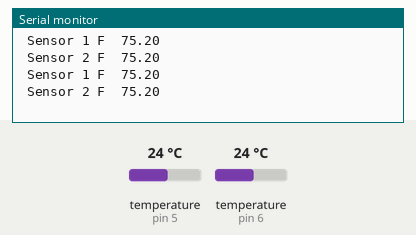
Recording of a sketch running on a simulated Arduino Uno, built with avr-gcc and run on an emulated ATmega328P. Parts: the last lines printed to the serial monitor. The test bench sets the inputs (shaded band); at power-on: temperature (sensors on pin 5, pin 6) 24 °C.

Above: at 4.1 s.
4.2 s: temperature (sensor on pin 5) set to 12 °C
At 7.4 s:
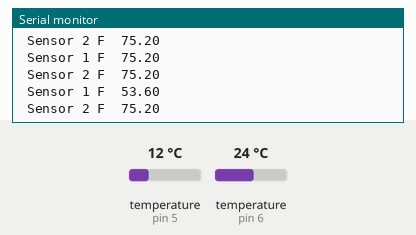
7.6 s: temperature (sensor on pin 6) set to 12 °C
At 9.6 s:
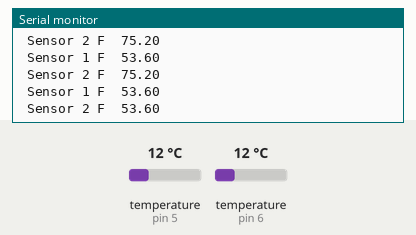
11.0 s: temperature (sensor on pin 5) set to 19 °C
At 12.6 s:
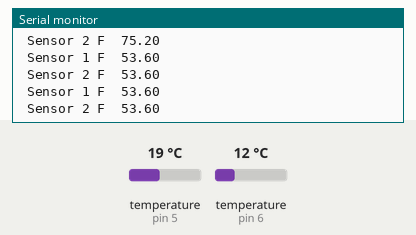
14.4 s: temperature (sensor on pin 6) set to 19 °C
At 17.3 s:
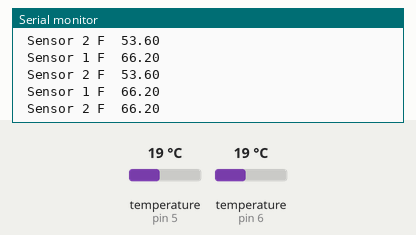
Timing chart, 0 to 18.8 s (numbered marks = the images above; inputs shaded):
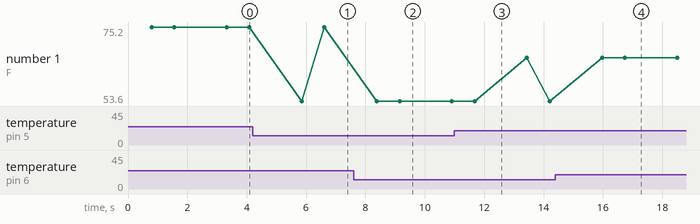

The sketch:

temp_sensor.ino
```cpp
#include <OneWire.h>

#include <DallasTemperature.h>

//copied from https://create.arduino.cc/projecthub/iotboys/how-to-use-ds18b20-water-proof-temperature-sensor-2adecc

#include <OneWire.h>
#include <DallasTemperature.h>

#define ONE_WIRE_BUS1 5
#define ONE_WIRE_BUS2 6

OneWire oneWire1(ONE_WIRE_BUS1);
OneWire oneWire2(ONE_WIRE_BUS2);

DallasTemperature sensors1(&oneWire1);

DallasTemperature sensors2(&oneWire2);

 float Celcius1=0;
 float Fahrenheit1=0;

 float Celcius2=0;
 float Fahrenheit2=0;
void setup(void)
{

  Serial.begin(9600);
  sensors1.begin();
  sensors2.begin();
}

void loop(void)
{
  sensors1.requestTemperatures();
  Celcius1=sensors1.getTempCByIndex(0);
  Fahrenheit1=sensors1.toFahrenheit(Celcius1);
  //Serial.print(" C  ");
  //Serial.print(Celcius);
  Serial.print(" Sensor 1");
  Serial.print(" F  ");
  Serial.println(Fahrenheit1);

  sensors2.requestTemperatures();
  Celcius2=sensors2.getTempCByIndex(0);
  Fahrenheit2=sensors2.toFahrenheit(Celcius2);
  Serial.print(" Sensor 2");
  Serial.print(" F  ");
  Serial.println(Fahrenheit2);

  delay(1000);
}
```

Measured:
- after the input at 4.2 s, the serial monitor: prints a new line after 1.7 s (image 1)
- after the input at 7.6 s, the serial monitor: prints a new line after 1.5 s (image 2)
- after the input at 14.4 s, the serial monitor: prints a new line after 2.3 s (image 4)
